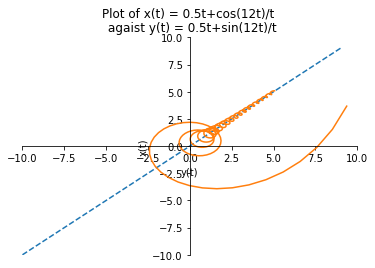

Generate this figure with Python:
# -*- coding: utf-8 -*-
"""
Created on Fri Oct 29 10:06:45 2021

@author: c0081806
"""

import numpy as np
import matplotlib.pyplot as plt

t = np.linspace(0.1,10,600)
x = (0.5*t)+((np.cos(12*t))/t)
y = (0.5*t)+((np.sin(12*t))/t)

# y=x line
a=np.arange(-10,10)
b=a

# Labels
plt.xlabel("y(t)")
plt.ylabel("x(t)")
plt.title("Plot of x(t) = 0.5t+cos(12t)/t \n agaist y(t) = 0.5t+sin(12t)/t")

# Change axis position
ax = plt.gca()
ax.spines['left'].set_position('center')
ax.spines['bottom'].set_position('center')
ax.spines['right'].set_visible(False)
ax.spines['top'].set_visible(False)

# Axis limit
plt.xlim([-10,10])
plt.ylim([-10,10])

# Plots
plt.plot(a,b,'--', label="y=x")
plt.plot(y,x)
